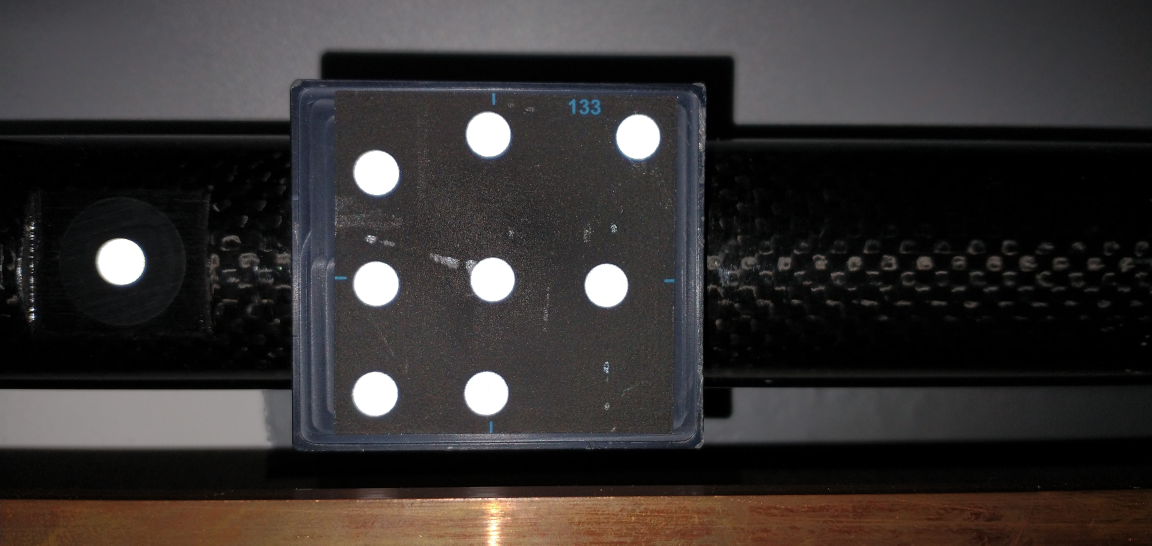
#> input picture sets/targets/CODE133.jpg, 4608 x 2182 px (shown at 1/4 size); its folder holds 3 pictures in this run
$ python circle_grid_cc.py sets/targets
#> lines starting #> are read from the running program, lines starting #| are printed output that depends on the picture
#!/usr/bin/env python

################################################################################
#      Copyright [2017] [ShenZhen Longer Vision Technology], Licensed under    #
#      ******** GNU General Public License, version 3.0 (GPL-3.0) ********     #
#      You are allowed to use this file, modify it, redistribute it, etc.      #
#      You are NOT allowed to use this file WITHOUT keeping the License.       #
#                                                                              #
# Author:           JIA Pei                                                    #
# Contact:          jiapei@longervision.com                                    #
# Create Date:      2017-03-20                                                 #
################################################################################

# Standard imports
import numpy as np
import cv2 as cv
import glob
import argparse
from tqdm import tqdm

# Initialize parser
parser = argparse.ArgumentParser(description='Camera calibration using chessboard images.')
parser.add_argument('folder', type=str, help='Name of the folder containing the frames (*.jpg).')
parser.add_argument('-s', '--scale', type=int, metavar='N', default=0, choices=range(100), help='Scales down the image to get faster (and less reliable) results (range=0:9, default=0) .')
parser.add_argument('-e', '--extended', action='store_true', default=False, help='Enables use of cv.calibrateCameraExtended instead of the default function.')

# termination criteria
criteria = (cv.TERM_CRITERIA_EPS + cv.TERM_CRITERIA_MAX_ITER, 30, 0.001)

########################################Blob Detector##############################################
# Setup SimpleBlobDetector parameters.
blobParams = cv.SimpleBlobDetector_Params()

# Change thresholds
blobParams.minThreshold = 8
blobParams.maxThreshold = 255

# Filter by Area.
blobParams.filterByArea = True
blobParams.minArea = 64     # minArea may be adjusted to suit for your experiment
blobParams.maxArea = 2500   # maxArea may be adjusted to suit for your experiment

# Filter by Circularity
blobParams.filterByCircularity = True
blobParams.minCircularity = 0.1

# Filter by Convexity
blobParams.filterByConvexity = True
blobParams.minConvexity = 0.87

# Filter by Inertia
blobParams.filterByInertia = True
blobParams.minInertiaRatio = 0.01

# Create a detector with the parameters
blobDetector = cv.SimpleBlobDetector_create(blobParams)
###################################################################################################
# Original blob coordinates, supposing all blobs are of z-coordinates 0
# And, the distance between every two neighbour blob circle centers is 72 centimetres
# In fact, any number can be used to replace 72.
# Namely, the real size of the circle is pointless while calculating camera calibration parameters.
objp = np.zeros((44, 3), np.float32)
objp[0]  = (0, 0, 0)
objp[1]  = (0, 10, 0)
objp[2]  = (0, 20, 0)
objp[3]  = (0, 30, 0)
objp[4]  = (5, 5, 0)
objp[5]  = (5, 15, 0)
objp[6]  = (5, 25, 0)
objp[7]  = (5, 35, 0)
objp[8]  = (10, 0, 0)
objp[9]  = (10, 10, 0)
objp[10] = (10, 20, 0)
objp[11] = (10, 30, 0)
objp[12] = (15, 5,  0)
objp[13] = (15, 15, 0)
objp[14] = (15, 25, 0)
objp[15] = (15, 35, 0)
objp[16] = (20, 0, 0)
objp[17] = (20, 10, 0)
objp[18] = (20, 20, 0)
objp[19] = (20, 30, 0)
objp[20] = (25, 5, 0)
objp[21] = (25, 15, 0)
objp[22] = (25, 25, 0)
objp[23] = (25, 35, 0)
objp[24] = (30, 0, 0)
objp[25] = (30, 10, 0)
objp[26] = (30, 20, 0)
objp[27] = (30, 30, 0)
objp[28] = (35, 5, 0)
objp[29] = (35, 15, 0)
objp[30] = (35, 25, 0)
objp[31] = (35, 35, 0)
objp[32] = (40, 0, 0)
objp[33] = (40, 10, 0)
objp[34] = (40, 20, 0)
objp[35] = (40, 30, 0)
objp[36] = (45, 5, 0)
objp[37] = (45, 15, 0)
objp[38] = (45, 25, 0)
objp[39] = (45, 35, 0)
objp[40] = (50, 0, 0)
objp[41] = (50, 10, 0)
objp[42] = (50, 20, 0)
objp[43] = (50, 30, 0)

# Arrays to store object points and image points from all the images.
objpoints = [] # 3d points in real world space
imgpoints = [] # 2d points in image plane.
###################################################################################################

def main():
    args = parser.parse_args()

    images = glob.glob('./sets/'+args.folder+'/*.jpg')
    print(f"Searching images in ./sets/{args.folder}/")

    if args.scale > 0:
        print(f'Scale reduction set to {args.scale}%')
    if args.extended:
        print(f'CameraCalibrationExtended function set')

    ret_detect = [0,0]
    ret_names = []

    pbar = tqdm(desc='READING FRAMES', total=len(images), unit=' frames', dynamic_ncols=True)
    for fname in images:
        img = cv.imread(fname)
#> img is the input picture: shape (2182, 4608, 3); mean B, G, R 49.1, 50, 53.9

        # resize image
        if args.scale != 0:
            width = int(img.shape[1] * (1-args.scale/100))
            height = int(img.shape[0] * (1-args.scale/100))
            dim = (width, height)
            img = cv.resize(img, dim, interpolation = cv.INTER_AREA)

        gray = cv.cvtColor(img, cv.COLOR_BGR2GRAY)
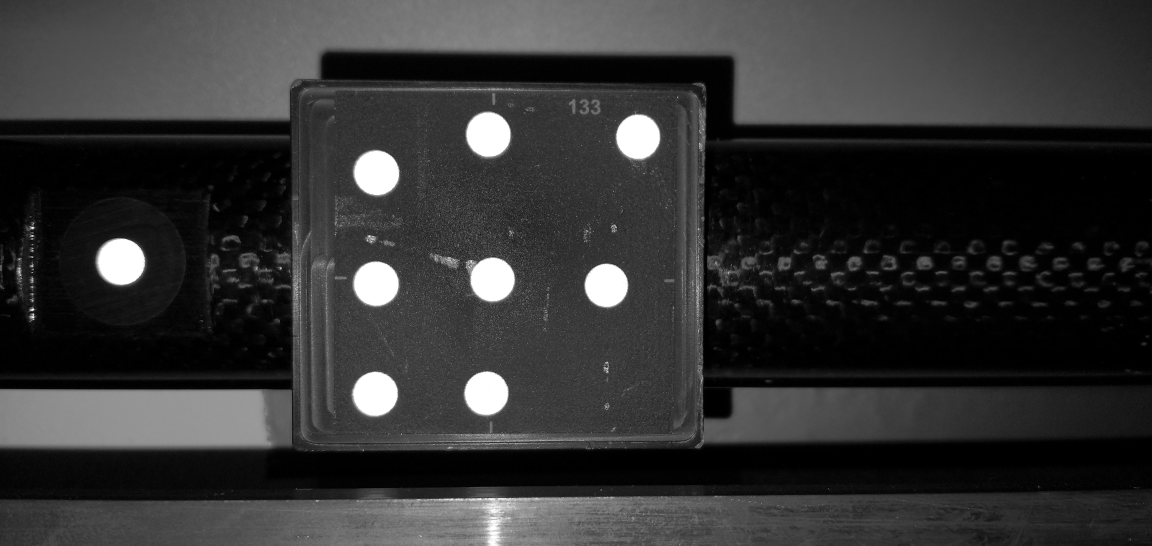
#> gray: shape (2182, 4608) (shown at 1/4 size); min 0, max 255, mean 51.1

        keypoints = blobDetector.detect(gray) # Detect blobs.
#> keypoints = 1 keypoints; (x, y, size): (3145, 1058, 18.2)

        # Draw detected blobs as red circles. This helps cv.findCirclesGrid() .
        im_with_keypoints = cv.drawKeypoints(img, keypoints, np.array([]), (0,255,0), cv.DRAW_MATCHES_FLAGS_DRAW_RICH_KEYPOINTS)
        im_with_keypoints_gray = cv.cvtColor(im_with_keypoints, cv.COLOR_BGR2GRAY)
        ret, corners = cv.findCirclesGrid(im_with_keypoints, (4,11), None, flags = cv.CALIB_CB_ASYMMETRIC_GRID)   # Find the circle grid
#> ret = False

        if ret == True:
            objpoints.append(objp)  # Certainly, every loop objp is the same, in 3D.

            corners2 = cv.cornerSubPix(im_with_keypoints_gray, corners, (11,11), (-1,-1), criteria)    # Refines the corner locations.
            imgpoints.append(corners2)

            # Draw and display the corners.
            im_with_keypoints = cv.drawChessboardCorners(img, (4,11), corners2, ret)

            # Save some data
            ret_names.append(fname[8+len(args.folder):-4])
            ret_detect[0] += 1
        else:
            ret_detect[1] += 1
        pbar.update(1)
    pbar.close()

    # When everything done, release the capture
    cv.destroyAllWindows()

    print("Calculating camera matrix...")

    camera_matrix = np.eye(3)
    camera_matrix[0, 0] = 2615.249 # 2650 #2615
    camera_matrix[1, 1] = 2610.074 # 2650 #2615
    camera_matrix[0, 2] = 1888.417 # float(img.shape[1]) / 2.0
    camera_matrix[1, 2] = 1093.929 # float(img.shape[0]) / 2.0

    # Flags
    flags_model = cv.CALIB_USE_INTRINSIC_GUESS
    # flags_model |= cv.CALIB_RATIONAL_MODEL # Enable 6 rotation distortion constants instead of 3

    if not args.extended:
#> (the run stopped early here; a loop or call above may not have finished)
